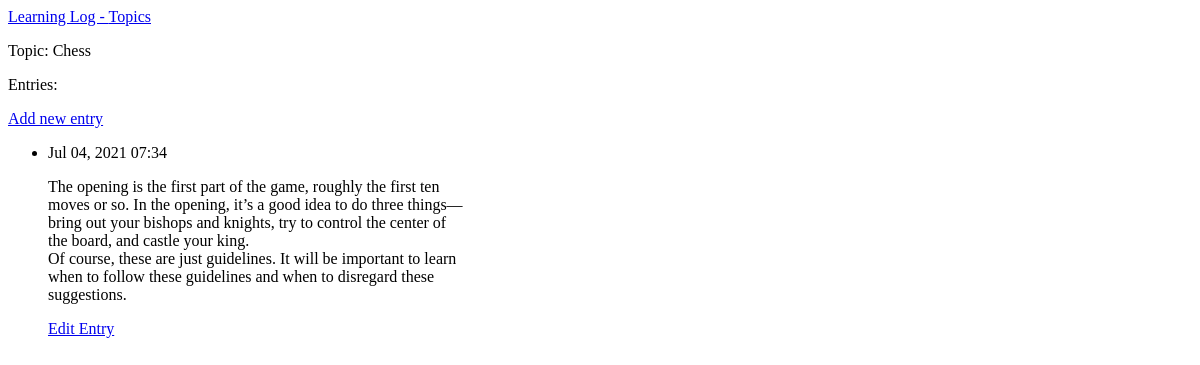
The page /topics/1/ on the database as committed earlier.
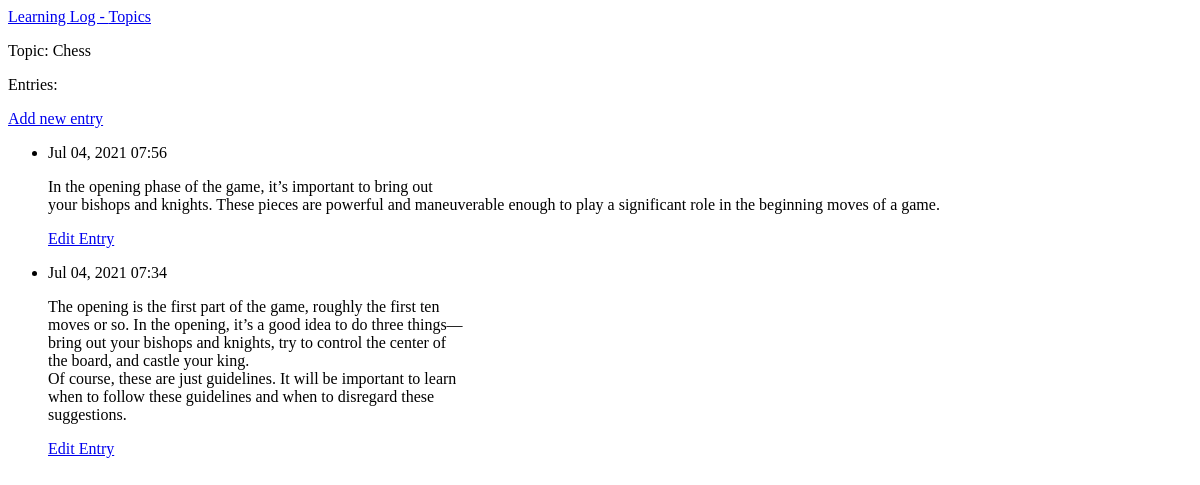
The same page on the database as committed later.
### learning_logs/models.py (models this page shows, shortened)
class Entry(models.Model):
    topic = models.ForeignKey(Topic, on_delete=models.CASCADE)
    text = models.TextField()
    date_added = models.DateTimeField(auto_now_add=True)
    class Meta:
        verbose_name_plural = 'entries'

### learning_logs/views.py (the view)
# urls.py: path('topics/<int:topic_id>/', views.topic, name='topic'),
def topic(request, topic_id):
    topic = Topic.objects.get(id=topic_id)
    entries = topic.entry_set.order_by('-date_added')
    context = {
        'topic' : topic,
        'entries': entries
    }
    return render(request, 'learning_logs/topic.html', context)

### learning_logs/models.py (called while the page is built)
    def __str__(self):
        return self.text

### learning_logs/templates/learning_logs/topic.html
{% extends 'learning_logs/base.html' %}
{% block content %}
    <p>Topic: {{ topic }} </p>
    <p>Entries: </p>
    <p>
        <a href="{% url 'learning_logs:new_entry' topic.id %}">Add new entry</a>
    </p>
    <ul>
        {% for entry in entries %}
            <li>
                <p>
                    {{ entry.date_added|date:'M d, Y H:i' }}
                </p>
                <p>
                    {{ entry.text|linebreaks }}
                </p>
                <p>
                    <a href="{% url 'learning_logs:edit_entry' entry.id %}">Edit Entry</a>
                </p>
            </li>
            {% empty %}
            <li>There are no entries for this topic yet.</li>
        {% endfor %}
    </ul>
{% endblock content %}

Rows that differ between the two databases and show on the page:
added Entry: date_added "Jul 04, 2021 07:56", text "In the opening phase of the game, it’s important to bring out your bishops and knights. These pieces are powerful and maneuverable enough to play a significant role in the beginning moves of a game."
